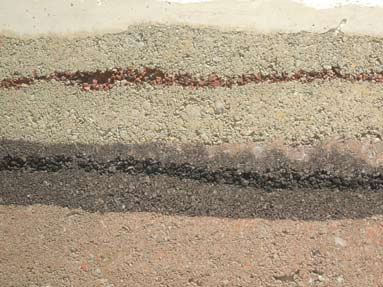
#> input picture week7/data/rammed-earth-layers-limestone.jpg, 383 x 287 px, found by its file name
$ jupyter execute --allow-errors limestone_layer_notebook.ipynb   (older library calls are emulated)
#> lines starting #> are read from the running program, lines starting #| are printed output that depends on the picture
[cell 1]
# Import necessary libraries
import numpy as np
import matplotlib.pyplot as plt
import skimage.io
import slgbuilder

# Fix for deprecated numpy aliases used by slgbuilder for compatibility
np.bool = bool
np.int = int

[cell 2]
# Load and display the input image
I = skimage.io.imread(r'C:\Users\Alejandro\Documents\GitHub\AIA\week7\data\rammed-earth-layers-limestone.jpg').astype(np.int32)
plt.figure(figsize=(6, 6))
plt.imshow(I, cmap='gray')
plt.title('Input Image')
plt.show()

[cell 3]
# Detect the darkest line
delta = 1
#> (the rest of this cell did not finish here and is left out)

#> (a cell that did not finish here is left out)

#> (a cell that did not finish here is left out)

[cell 6]
# Visualize cost volumes to understand the contrast being used for detection
plt.figure(figsize=(12, 6))
plt.subplot(1, 2, 1)
plt.imshow(I, cmap='gray')
plt.title('Original Image')

plt.subplot(1, 2, 2)
plt.imshow(255-I, cmap='gray')  # Visualize the inverse to check contrast
plt.title('Inverted Contrast Image')
plt.show()
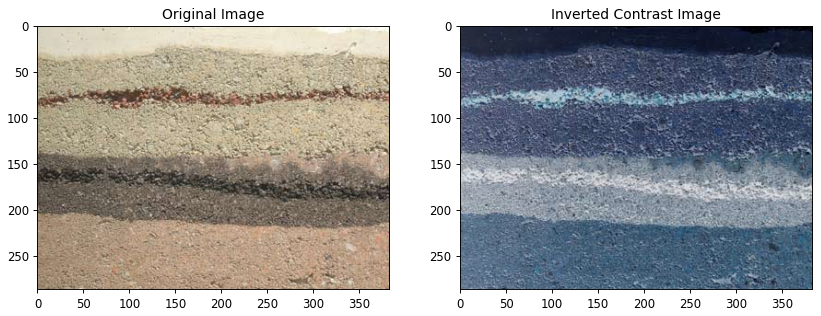
#> figure drawn by matplotlib, 2 panels


$ run again, with week7/data/layers_A.png saved as week7/data/rammed-earth-layers-limestone.jpg
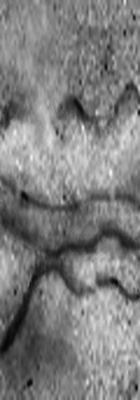
#> input picture week7/data/layers_A.png, 140 x 400 px, found by its file name
#> `plt.show()`:
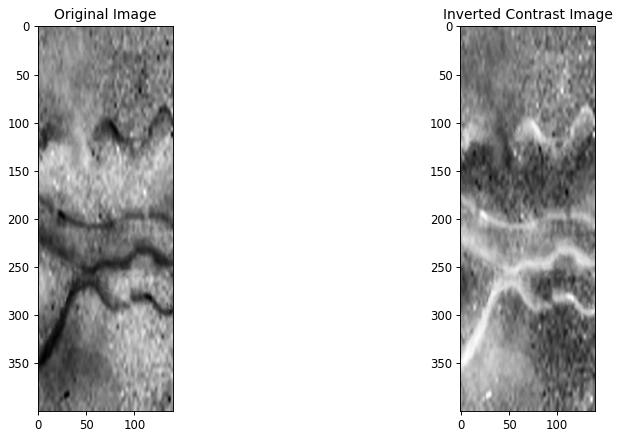
#> figure drawn by matplotlib, 2 panels
